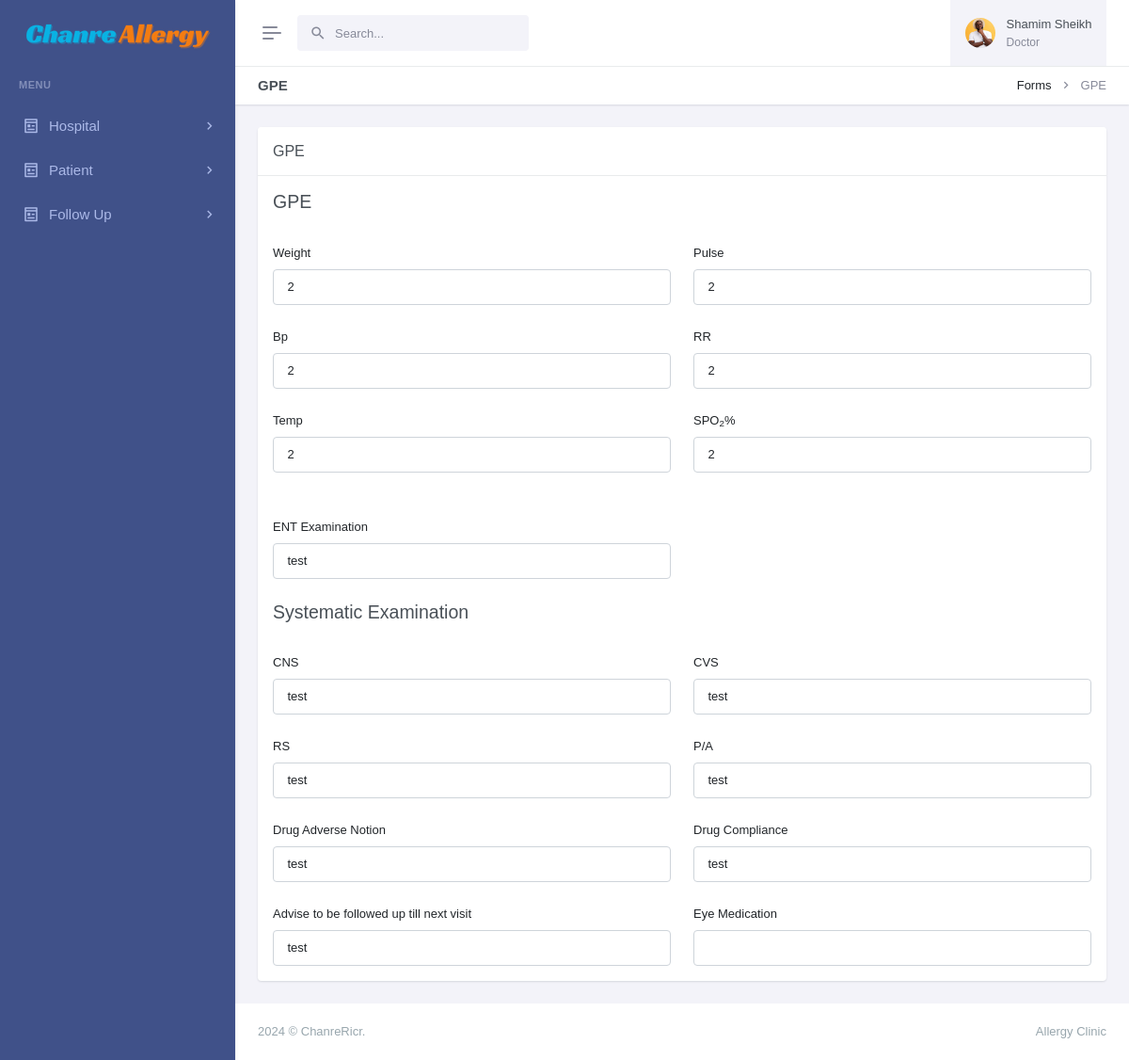
The app's page /view-gpe.php?pid=12222&&sid=4 (signed in) with its own data.
### tables this page shows
CREATE TABLE `patients` (
  `id` int(11) NOT NULL,
  `patient_name` varchar(255) NOT NULL,
  `patient_id` varchar(50) DEFAULT NULL,
  `age` int(11) DEFAULT NULL,
  `sex` varchar(25) DEFAULT NULL,
  `physician` varchar(255) DEFAULT NULL,
  `address` varchar(255) DEFAULT NULL,
  `mobile` varchar(15) DEFAULT NULL,
  `email` varchar(255) DEFAULT NULL,
  `updatedBy` varchar(255) DEFAULT NULL,
  `centerName` varchar(255) DEFAULT NULL,
  `centerCode` varchar(10) DEFAULT NULL,
  `createdAt` timestamp NOT NULL DEFAULT current_timestamp()
);

CREATE TABLE `tbl_gpe` (
  `id` int(11) NOT NULL,
  `weights` int(11) DEFAULT NULL,
  `pulse` int(11) DEFAULT NULL,
  `bp` int(11) DEFAULT NULL,
  `rr` int(11) DEFAULT NULL,
  `temp` int(11) DEFAULT NULL,
  `spo` int(11) DEFAULT NULL,
  `ent` text DEFAULT NULL,
  `cns` text DEFAULT NULL,
  `cvs` text DEFAULT NULL,
  `rs` text DEFAULT NULL,
  `pa` text DEFAULT NULL,
  `drugadverse` text DEFAULT NULL,
  `drugcomp` text DEFAULT NULL,
  `advise` text DEFAULT NULL,
  `eyemeds` text NOT NULL,
  `centerCode` varchar(55) NOT NULL,
  `centerName` varchar(255) NOT NULL,
  `patient_id` varchar(55) NOT NULL,
  `updatedBy` text NOT NULL,
  `createdAt` timestamp NOT NULL DEFAULT current_timestamp()
);

### view-gpe.php (the view, shortened to what this page needs)
<?php
include('layout/config.php');
if (strlen($_SESSION['login']) == 0) {
    header('location:index.php');
} else {
    $pid = intval($_GET['pid']);
    ?>
<!doctype html>
<html lang="en" data-layout="vertical" data-topbar="light" data-sidebar="dark" data-sidebar-size="lg"
    data-sidebar-image="none" data-preloader="disable">
<head>
    <link href="https://cdn.jsdelivr.net/npm/select2@4.1.0-rc.0/dist/css/select2.min.css" rel="stylesheet" />
    <link href="assets/libs/jsvectormap/css/jsvectormap.min.css" rel="stylesheet" type="text/css" />
    <link href="assets/libs/swiper/swiper-bundle.min.css" rel="stylesheet" type="text/css" />
    <link href="assets/css/bootstrap.min.css" rel="stylesheet" type="text/css" />
    <link href="assets/css/icons.min.css" rel="stylesheet" type="text/css" />
    <link href="assets/css/app.min.css" rel="stylesheet" type="text/css" />
    <link href="assets/css/custom.min.css" rel="stylesheet" type="text/css" />
</head>
<body>
    <div id="layout-wrapper">
        <?php include('admin/header.php') ?>
        <?php
            include('admin/leftsidebar.php')
                ?>
        <div class="main-content">
            <div class="page-content">
                <div class="container-fluid">
                    <div class="row">
                        <div class="col-12">
                            <div class="page-title-box d-sm-flex align-items-center justify-content-between">
                                <h4 class="mb-sm-0">GPE</h4>
                                <div class="page-title-right">
                                    <ol class="breadcrumb m-0">
                                        <li class="breadcrumb-item"><a href="javascript: void(0);">Forms</a></li>
                                        <li class="breadcrumb-item active">GPE</li>
                                    </ol>
                                </div>
                            </div>
                        </div>
                    </div>
                    <div class="row">
                        <div class="col-lg-12">
                            <div class="card">
                                <div class="card-header align-items-center d-flex">
                                    <h4 class="card-title mb-0 flex-grow-1">GPE</h4>
                                </div>
                                <div class="card-body">
                                    <div class="live-preview">
                                        <?php
                                            $sid = intval($_GET['sid']);
                                            $users = $_SESSION['adminName'];
                                            $myquery = mysqli_query($conn, "SELECT *
                                                    FROM patients INNER JOIN tbl_gpe ON patients.patient_id = tbl_gpe.patient_id Where tbl_gpe.updatedBy = '$users' AND tbl_gpe.id = '$sid'");
                                            while ($rows = mysqli_fetch_array($myquery)) {
                                                ?>
                                        <form action="components/gpe-data.php?pid=<?php echo $pid; ?>" method="post"
                                            enctype="multipart/form-data" class="row gy-4">
                                            <div class="col-xxl-12 col-md-12">
                                                <div>
                                                    <h4>GPE</h4>
                                                </div>
                                            </div>
                                            <div class="col-xxl-3 col-md-6">
                                                <div>
                                                    <label for="drug_name" class="form-label">Weight
                                                    </label>
                                                    <input readonly type="text" class="form-control"
                                                        value="<?php echo htmlentities($rows['weights']); ?>"
                                                        name="weights">
                                                </div>
                                            </div>
                                            <div class="col-xxl-3 col-md-6">
                                                <div>
                                                    <label for="drug_name" class="form-label">Pulse
                                                    </label>
                                                    <input readonly type="text" class="form-control"
                                                        value="<?php echo htmlentities($rows['pulse']); ?>"
                                                        name="pulse">
                                                </div>
                                            </div>
                                            <div class="col-xxl-3 col-md-6">
                                                <div>
                                                    <label for="drug_name" class="form-label">Bp
                                                    </label>
                                                    <input readonly type="text"
                                                        value="<?php echo htmlentities($rows['bp']); ?>"
                                                        class="form-control" name="bp">
                                                </div>
                                            </div>
                                            <div class="col-xxl-3 col-md-6">
                                                <div>
                                                    <label for="drug_name" class="form-label">RR
                                                    </label>
                                                    <input readonly type="text"
                                                        value="<?php echo htmlentities($rows['rr']); ?>"
                                                        class="form-control" name="rr">
                                                </div>
                                            </div>
                                            <div class="col-xxl-3 col-md-6">
                                                <div>
                                                    <label for="drug_name" class="form-label">Temp
                                                    </label>
                                                    <input readonly type="text"
                                                        value="<?php echo htmlentities($rows['temp']); ?>"
                                                        class="form-control" name="temp">
                                                </div>
                                            </div>
                                            <div class="col-xxl-3 col-md-6">
                                                <div>
                                                    <label for="drug_name" class="form-label">SPO<sub>2</sub>%
                                                    </label>
                                                    <input readonly type="text"
                                                        value="<?php echo htmlentities($rows['spo']); ?>"
                                                        class="form-control" name="spo">
                                                </div>
                                            </div>
                                            <div class="col-xxl-3 col-md-6">
                                                <div>
                                                    <label for="drug_name" class="form-label">ENT Examination
                                                    </label>
                                                    <input readonly type="text"
                                                        value="<?php echo htmlentities($rows['ent']); ?>"
                                                        class="form-control" name="ent">
                                                </div>
                                            </div>
                                            <div class="col-xxl-12 col-md-12">
                                                <div>
                                                    <h4>Systematic Examination</h4>
                                                </div>
                                            </div>
                                            <div class="col-xxl-3 col-md-6">
                                                <div>
                                                    <label for="drug_name" class="form-label">CNS
                                                    </label>
                                                    <input readonly type="text"
                                                        value="<?php echo htmlentities($rows['cns']); ?>"
                                                        class="form-control" name="cns">
                                                </div>
                                            </div>
                                            <div class="col-xxl-3 col-md-6">
                                                <div>
                                                    <label for="drug_name" class="form-label">CVS
                                                    </label>
                                                    <input readonly type="text"
                                                        value="<?php echo htmlentities($rows['cvs']); ?>"
                                                        class="form-control" name="cvs">
                                                </div>
                                            </div>
                                            <div class="col-xxl-3 col-md-6">
                                                <div>
                                                    <label for="drug_name" class="form-label">RS
                                                    </label>
                                                    <input readonly type="text"
                                                        value="<?php echo htmlentities($rows['rs']); ?>"
                                                        class="form-control" name="rs">
                                                </div>
                                            </div>
                                            <div class="col-xxl-3 col-md-6">
                                                <div>
                                                    <label for="drug_name" class="form-label">P/A
                                                    </label>
                                                    <input readonly type="text"
                                                        value="<?php echo htmlentities($rows['pa']); ?>"
                                                        class="form-control" name="pa">
                                                </div>
                                            </div>
                                            <div class="col-xxl-3 col-md-6">
                                                <div>
                                                    <label for="drug_name" class="form-label">Drug Adverse Notion
                                                    </label>
                                                    <input readonly type="text"
                                                        value="<?php echo htmlentities($rows['drugadverse']); ?>"
                                                        class="form-control" name="drugadverse">
                                                </div>
                                            </div>
                                            <div class="col-xxl-3 col-md-6">
                                                <div>
                                                    <label for="drug_name" class="form-label">Drug Compliance
                                                    </label>
                                                    <input readonly type="text"
                                                        value="<?php echo htmlentities($rows['drugcomp']); ?>"
                                                        class="form-control" name="drugcomp">
                                                </div>
                                            </div>
                                            <div class="col-xxl-3 col-md-6">
                                                <div>
                                                    <label for="drug_name" class="form-label">Advise to be followed up
                                                        till next visit
                                                    </label>
                                                    <input readonly type="text"
                                                        value="<?php echo htmlentities($rows['advise']); ?>"
                                                        class="form-control" name="advise">
                                                </div>
                                            </div>
                                            <div class="col-xxl-3 col-md-6">
                                                <div>
                                                    <label for="drug_name" class="form-label">Eye Medication
                                                    </label>
                                                    <input readonly type="text" class="form-control"
                                                        value="<?php echo htmlentities($rows['eyemed']); ?>"
                                                        name="eyemed">
                                                </div>
                                            </div>
                                        </form>
                                        <?php } ?>
                                    </div>
                                </div>
                            </div>
                        </div>
                    </div>
                </div>
            </div>
            <?php include('admin/footer.php') ?>
        </div>
    </div>
</body>
</html>
<?php } ?>

### records on screen
patients: weights "2", pulse "2", bp "2", rr "2", temp "2", spo "2", ent "test", cns "test", cvs "test", rs "test", pa "test", drugadverse "test", drugcomp "test", advise "test"

### other values on screen
$_SESSION['adminName'] "Shamim Sheikh"
